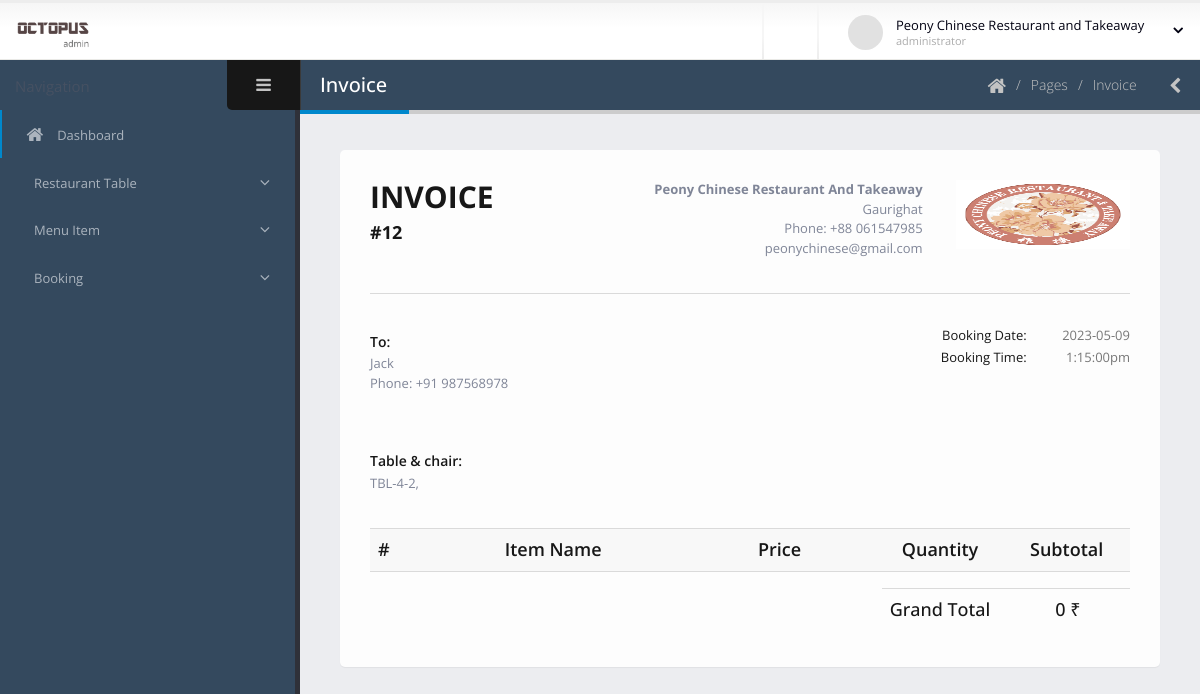
/dashboard/invoice.php?booking-number=12 (signed in), run on the app's committed database.
### tables this page shows
CREATE TABLE `restaurant_info` (
  `id` int(11) NOT NULL,
  `restaurant_name` varchar(255) NOT NULL,
  `email` varchar(255) NOT NULL,
  `phone` varchar(20) NOT NULL,
  `address` varchar(200) NOT NULL,
  `location` varchar(50) NOT NULL,
  `logo` varchar(500) NOT NULL,
  `password` varchar(200) NOT NULL,
  `approve_status` int(11) NOT NULL,
  `role` int(20) NOT NULL
);

CREATE TABLE `booking_details` (
  `id` int(11) NOT NULL,
  `booking_id` int(11) NOT NULL,
  `res_id` int(11) NOT NULL,
  `c_id` int(11) NOT NULL,
  `make_date` date NOT NULL,
  `make_time` varchar(50) NOT NULL,
  `name` varchar(50) NOT NULL,
  `phone` int(11) NOT NULL,
  `booking_date` date NOT NULL,
  `booking_time` varchar(30) NOT NULL,
  `bill` float NOT NULL,
  `status` int(11) NOT NULL,
  `reject` int(11) NOT NULL
);

### dashboard/invoice.php (the view, shortened to what this page needs)
<?php include 'template/header.php';
?>
	<body>
		<section class="body">
			<?php include 'template/top-bar.php'; ?>
			<div class="inner-wrapper">
				<?php include 'template/left-bar.php'; ?>
				<section role="main" class="content-body">
					<header class="page-header">
						<h2>Invoice</h2>
						<div class="right-wrapper pull-right">
							<ol class="breadcrumbs">
								<li>
									<a href="index.php">
										<i class="fa fa-home"></i>
									</a>
								</li>
								<li><span>Pages</span></li>
								<li><span>Invoice</span></li>
							</ol>
							<a class="sidebar-right-toggle" data-open="sidebar-right"><i class="fa fa-chevron-left"></i></a>
						</div>
					</header>
					<section class="panel">
						<div class="panel-body">
							<div class="invoice">
								<header class="clearfix">
									<div class="row">
										<div class="col-sm-4 mt-md">
											<h2 class="h2 mt-none mb-sm text-dark text-bold">INVOICE</h2>
											<h4 class="h4 m-none text-dark text-bold">
											#<?php echo $_GET['booking-number']; ?></h4>
										</div>
										<?php
											$con = connect();
											$res_id = $_SESSION['id'];
											$sql = "SELECT * FROM `restaurant_info` where id = '$res_id';";
											$result = $con->query($sql);
											foreach ($result as $r) {
										?>
										<div class="col-sm-8 text-right mt-md mb-md">
											<address class="ib mr-xlg">
												<b class="text-capitalize"><?php echo $r['restaurant_name']; ?></b>
												<br/>
												<?php echo $r['address']; ?>
												<br/>
												Phone: +88 <?php echo $r['phone']; ?>
												<br/>
												<?php echo $r['email']; ?>
											</address>
											<div class="ib">
												<img style="width: 174px;height: 69px;" src="user-image/<?php echo $r['logo']; ?>" alt="OKLER Themes" />
											</div>
										</div>
										<?php } ?>
									</div>
								</header>
								<?php
									$booking_number = $_GET['booking-number'];
									$sql2 = "SELECT * FROM `booking_details` where booking_id = '$booking_number';";
									$result2 = $con->query($sql2);
									foreach ($result2 as $r2) {
										$booking_date = $r2['booking_date'];
										$booking_time = $r2['booking_time'];
										$booking_name = $r2['name'];
										$booking_phone = $r2['phone'];
									} ?>
								<div class="bill-info">
									<div class="row">
										<div class="col-md-6">
											<div class="bill-to">
												<p class="h5 mb-xs text-dark text-semibold">To:</p>
												<address>
													<?php echo $booking_name; ?>
													<br/>
													Phone: +91 <?php echo $booking_phone; ?>
												</address>
											</div>
										</div>
										<div class="col-md-6">
											<div class="bill-data text-right">
												<p class="mb-none">
													<span class="text-dark">Booking Date:</span>
													<span class="value"><?php echo $booking_date; ?></span>
												</p>
												<p class="mb-none">
													<span class="text-dark">Booking Time:</span>
													<span class="value"><?php echo $booking_time; ?></span>
												</p>
											</div>
										</div>
									</div>
								</div>
								<div class="bill-info">
									<div class="row">
										<div class="col-md-6">
											<div class="bill-to">
												<p class="h5 mb-xs text-dark text-semibold">Table & chair:</p>
												<address>
													<?php
													$booking_number = $_GET['booking-number'];
													$sql3 = "SELECT bc.booking_id,bc.chair_no,rt.table_name
														FROM booking_chair as bc, restaurant_chair as rc,restaurant_tables as rt
														WHERE bc.chair_id = rc.id
														AND rc.tbl_id = rt.id
														and bc.booking_id ='$booking_number';";
													$result3 = $con->query($sql3);
													foreach ($result3 as $r3) {
													?>
													<?php echo $r3['chair_no']; ?>,
													<?php  } ?>
												</address>
											</div>
										</div>
									</div>
								</div>
								<div class="table-responsive">
									<table class="table invoice-items">
										<thead>
											<tr class="h4 text-dark">
												<th id="cell-id"     class="text-semibold">#</th>
												<th id="cell-item"   class="text-semibold">Item Name</th>
												<th id="cell-price"  class="text-left text-semibold">Price</th>
												<th id="cell-qty"    class="text-center text-semibold">Quantity</th>
												<th id="cell-total"  class="text-center text-semibold">Subtotal</th>
											</tr>
										</thead>
											<?php
											$grand_total = 0;
											?>
									</table>
								</div>
								<div class="invoice-summary">
									<div class="row">
										<div class="col-sm-4 col-sm-offset-8">
											<table class="table h5 text-dark">
												<tbody>
													<tr class="h4">
														<td colspan="2">Grand Total</td>
														<td class="text-left"><?php echo $grand_total; ?> ₹</td>
													</tr>
												</tbody>
											</table>
										</div>
									</div>
								</div>
							</div>
						</div>
					</section>
				</section>
			</div>
		</section>
	</body>
</html>

### dashboard/assets/stylesheets/skins/default.css (style rules this page uses)
a, .btn-link { color: #0088cc; }
.page-header h2 { border-bottom-color: #0088cc; }

### data on the page
restaurant_info: restaurant_name "Peony Chinese Restaurant And Takeaway", address "Gaurighat", phone "061547985", email "peonychinese@gmail.com", logo (picture)
booking_details: name "Jack", phone "987568978", booking_date "2023-05-09", booking_time "1:15:00pm"

### other printed values
$_SESSION['name'] "Peony Chinese Restaurant and Takeaway"
$_GET['booking-number'] "12"
$r3['chair_no'] "TBL-4-2"
$grand_total "0"
